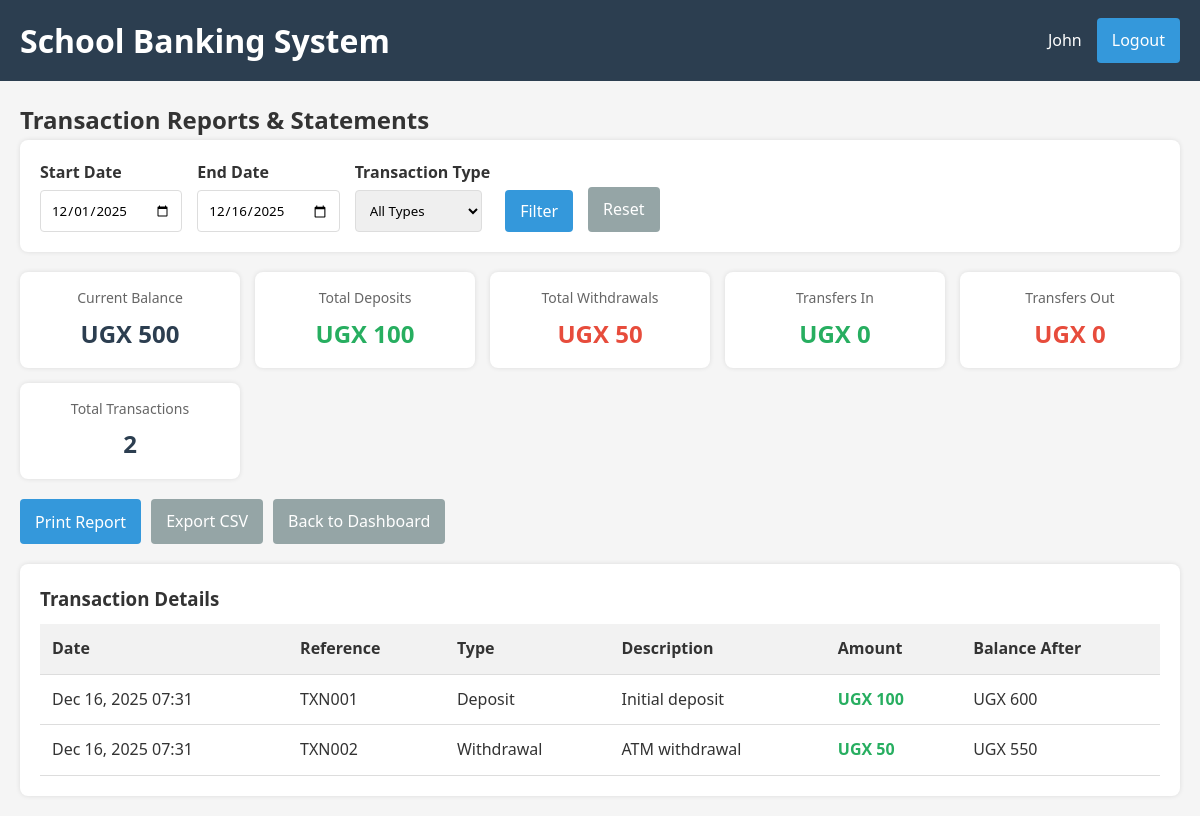
Screenshot of /reports.php (signed in) with the database file from the repository.
### tables this page shows
CREATE TABLE IF NOT EXISTS accounts (
    id INT AUTO_INCREMENT PRIMARY KEY,
    user_id INT NOT NULL,
    account_number VARCHAR(20) UNIQUE NOT NULL,
    balance DECIMAL(10, 2) DEFAULT 0.00,
    status ENUM('active', 'inactive', 'suspended') DEFAULT 'active',
    created_at TIMESTAMP DEFAULT CURRENT_TIMESTAMP,
    updated_at TIMESTAMP DEFAULT CURRENT_TIMESTAMP ON UPDATE CURRENT_TIMESTAMP,
    FOREIGN KEY (user_id) REFERENCES users(id) ON DELETE CASCADE
);

CREATE TABLE IF NOT EXISTS transactions (
    id INT AUTO_INCREMENT PRIMARY KEY,
    account_id INT NOT NULL,
    type ENUM('deposit', 'withdrawal', 'transfer_in', 'transfer_out') NOT NULL,
    amount DECIMAL(10, 2) NOT NULL,
    balance_after DECIMAL(10, 2) NOT NULL,
    description VARCHAR(255),
    reference_number VARCHAR(50) UNIQUE,
    created_at TIMESTAMP DEFAULT CURRENT_TIMESTAMP,
    FOREIGN KEY (account_id) REFERENCES accounts(id) ON DELETE CASCADE
);

### includes/database.php (called while the page is built, shortened)
<?php
class Database {
    private $conn;
    public function __construct() {
        $this->conn = new mysqli(DB_HOST, DB_USER, DB_PASS, DB_NAME);
    }
    public function query($sql, $params = []) {
        $stmt = $this->conn->prepare($sql);
        if (!empty($params)) {
            $types = '';
            $values = [];
            foreach ($params as $param) {
                if (is_int($param)) {
                    $types .= 'i';
                } elseif (is_float($param)) {
                    $types .= 'd';
                } else {
                    $types .= 's';
                }
                $values[] = $param;
            }
            $stmt->bind_param($types, ...$values);
        }
        $stmt->execute();
        return $stmt;
    }
    public function fetchAll($sql, $params = []) {
        $stmt = $this->query($sql, $params);
        $result = $stmt->get_result();
        return $result->fetch_all(MYSQLI_ASSOC);
    }
    public function fetchOne($sql, $params = []) {
        $stmt = $this->query($sql, $params);
        $result = $stmt->get_result();
        return $result->fetch_assoc();
    }
}
$db = new Database();

### includes/functions.php (called while the page is built, shortened)
<?php
function getAccount($user_id) {
    global $db;
    return $db->fetchOne("SELECT * FROM accounts WHERE user_id = ?", [$user_id]);
}

### reports.php (the view, shortened to what this page needs)
<?php
require_once 'includes/database.php';
require_once 'includes/auth.php';
require_once 'includes/functions.php';
$account = getAccount($_SESSION['user_id']);
$startDate = isset($_GET['start_date']) ? $_GET['start_date'] : date('Y-m-01');
$endDate = isset($_GET['end_date']) ? $_GET['end_date'] : date('Y-m-d');
$type = isset($_GET['type']) ? $_GET['type'] : 'all';
global $db;
$query = "SELECT * FROM transactions WHERE account_id = ?";
$params = [$account['id']];
if (!empty($startDate)) {
    $query .= " AND DATE(created_at) >= ?";
    $params[] = $startDate;
}
if (!empty($endDate)) {
    $query .= " AND DATE(created_at) <= ?";
    $params[] = $endDate;
}
$query .= " ORDER BY created_at DESC";
$transactions = $db->fetchAll($query, $params);
$totalDeposits = 0;
$totalWithdrawals = 0;
$totalTransfersIn = 0;
$totalTransfersOut = 0;
foreach ($transactions as $transaction) {
    switch ($transaction['type']) {
        case 'deposit':
            $totalDeposits += $transaction['amount'];
            break;
        case 'withdrawal':
            $totalWithdrawals += abs($transaction['amount']);
            break;
    }
}
?>
<!DOCTYPE html>
<html lang="en">
<head>
    <link rel="stylesheet" href="assets/css/style.css">
</head>
<body>
    <header>
        <h1><?php echo SITE_NAME; ?></h1>
        <div class="user-info">
            <span><?php echo htmlspecialchars($_SESSION['first_name'] . ' ' . $_SESSION['last_name']); ?></span>
            <a href="logout.php" class="btn">Logout</a>
        </div>
    </header>
    <main>
        <h2>Transaction Reports & Statements</h2>
        <div class="report-filters">
            <form method="GET" action="">
                <div class="filter-row">
                    <div class="form-group" style="margin: 0;">
                        <label for="start_date">Start Date</label>
                        <input type="date" id="start_date" name="start_date" value="<?php echo htmlspecialchars($startDate); ?>">
                    </div>
                    <div class="form-group" style="margin: 0;">
                        <label for="end_date">End Date</label>
                        <input type="date" id="end_date" name="end_date" value="<?php echo htmlspecialchars($endDate); ?>">
                    </div>
                    <div class="form-group" style="margin: 0;">
                        <label for="type">Transaction Type</label>
                        <select id="type" name="type" style="padding: 10px; border: 1px solid #ddd; border-radius: 4px;">
                            <option value="all" <?php echo $type === 'all' ? 'selected' : ''; ?>>All Types</option>
                        </select>
                    </div>
                    <button type="submit" class="btn">Filter</button>
                    <a href="reports.php" class="btn secondary">Reset</a>
                </div>
            </form>
        </div>
        <div class="report-stats">
            <div class="stat-box">
                <div class="stat-label">Current Balance</div>
                <div class="stat-value">UGX <?php echo number_format($account['balance'], 0); ?></div>
            </div>
            <div class="stat-box">
                <div class="stat-label">Total Deposits</div>
                <div class="stat-value positive">UGX <?php echo number_format($totalDeposits, 0); ?></div>
            </div>
            <div class="stat-box">
                <div class="stat-label">Total Withdrawals</div>
                <div class="stat-value negative">UGX <?php echo number_format($totalWithdrawals, 0); ?></div>
            </div>
            <div class="stat-box">
                <div class="stat-label">Transfers In</div>
                <div class="stat-value positive">UGX <?php echo number_format($totalTransfersIn, 0); ?></div>
            </div>
            <div class="stat-box">
                <div class="stat-label">Transfers Out</div>
                <div class="stat-value negative">UGX <?php echo number_format($totalTransfersOut, 0); ?></div>
            </div>
            <div class="stat-box">
                <div class="stat-label">Total Transactions</div>
                <div class="stat-value"><?php echo count($transactions); ?></div>
            </div>
        </div>
        <div class="actions">
            <button onclick="window.print()" class="btn">Print Report</button>
            <a href="export_csv.php?start_date=<?php echo $startDate; ?>&end_date=<?php echo $endDate; ?>&type=<?php echo $type; ?>" class="btn secondary">Export CSV</a>
            <a href="dashboard.php" class="btn secondary">Back to Dashboard</a>
        </div>
        <div class="transaction-history">
            <h3>Transaction Details</h3>
            <?php if (!empty($transactions)): ?>
                <table>
                    <thead>
                        <tr>
                            <th>Date</th>
                            <th>Reference</th>
                            <th>Type</th>
                            <th>Description</th>
                            <th>Amount</th>
                            <th>Balance After</th>
                        </tr>
                    </thead>
                    <tbody>
                        <?php foreach ($transactions as $transaction): ?>
                            <tr>
                                <td><?php echo date('M d, Y H:i', strtotime($transaction['created_at'])); ?></td>
                                <td><?php echo htmlspecialchars($transaction['reference_number']); ?></td>
                                <td><?php echo ucwords(str_replace('_', ' ', $transaction['type'])); ?></td>
                                <td><?php echo htmlspecialchars($transaction['description']); ?></td>
                                <td class="<?php echo $transaction['amount'] > 0 ? 'positive' : 'negative'; ?>">
                                    UGX <?php echo number_format(abs($transaction['amount']), 0); ?>
                                </td>
                                <td>UGX <?php echo number_format($transaction['balance_after'], 0); ?></td>
                            </tr>
                        <?php endforeach; ?>
                    </tbody>
                </table>
            <?php else: ?>
                <p>No transactions found for the selected period.</p>
            <?php endif; ?>
        </div>
    </main>
</body>
</html>

### assets/css/style.css (style rules this page uses)
* { box-sizing: border-box; margin: 0; padding: 0; font-family: "Segoe UI", Tahoma, Geneva, Verdana, sans-serif; }
body { background-color: #f5f5f5; color: #333; line-height: 1.6; }
a { text-decoration: none; color: inherit; }
.btn { display: inline-block; background-color: #3498db; color: white; border: none; padding: 10px 15px; border-radius: 4px; cursor: pointer; font-size: 16px; }
.btn.secondary { background-color: #95a5a6; }
.form-group { margin-bottom: 15px; text-align: left; }
.form-group label { display: block; margin-bottom: 5px; font-weight: bold; }
.form-group input { width: 100%; padding: 10px; border: 1px solid #ddd; border-radius: 4px; }
header { background-color: #2c3e50; color: white; padding: 15px 20px; display: flex; justify-content: space-between; align-items: center; }
.user-info { display: flex; align-items: center; gap: 15px; }
main { padding: 20px; max-width: 1200px; margin: 0 auto; }
.actions { display: flex; gap: 10px; margin-bottom: 20px; flex-wrap: wrap; }
.transaction-history { background: white; padding: 20px; border-radius: 8px; box-shadow: 0 0 5px rgba(0, 0, 0, 0.1); }
table { width: 100%; border-collapse: collapse; margin-top: 10px; }
th, td { padding: 12px; text-align: left; border-bottom: 1px solid #ddd; }
th { background-color: #f2f2f2; }
.positive { color: #27ae60; font-weight: bold; }
.negative { color: #e74c3c; font-weight: bold; }

### reports.php (style rules this page uses)
.report-filters { background: white; padding: 20px; border-radius: 8px; margin-bottom: 20px; box-shadow: 0 0 5px rgba(0, 0, 0, 0.1); }
.filter-row { display: flex; gap: 15px; flex-wrap: wrap; align-items: flex-end; }
.report-stats { display: grid; grid-template-columns: repeat(auto-fit, minmax(200px, 1fr)); gap: 15px; margin-bottom: 20px; }
.stat-box { background: white; padding: 15px; border-radius: 8px; box-shadow: 0 0 5px rgba(0, 0, 0, 0.1); text-align: center; }
.stat-label { color: #666; font-size: 14px; margin-bottom: 5px; }
.stat-value { font-size: 24px; font-weight: bold; color: #2c3e50; }
.stat-value.positive { color: #27ae60; }
.stat-value.negative { color: #e74c3c; }

### rows the page displays
accounts: balance "500"
transactions: created_at "Dec 16, 2025 07:31", reference_number "TXN001", type "Deposit", description "Initial deposit", amount "100", balance_after "600"
transactions: created_at "Dec 16, 2025 07:31", reference_number "TXN002", type "Withdrawal", description "ATM withdrawal", amount "50", balance_after "550"

### other values shown
SITE_NAME "School Banking System"
$_SESSION['first_name'] . ' ' . $_SESSION['last_name'] "John"
$totalDeposits "100"
$totalWithdrawals "50"
$totalTransfersIn "0"
$totalTransfersOut "0"
count($transactions) "2"
